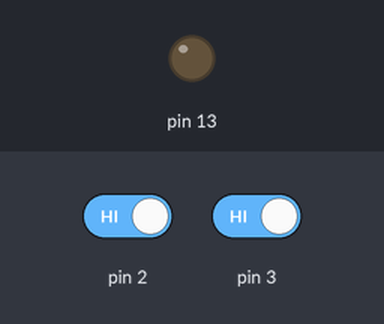
A sketch run on a simulated Arduino Uno, built with avr-gcc and run on an emulated ATmega328P. Parts: output pins drawn as LEDs (lit = HIGH). The test bench sets the inputs (shaded band); at power-on: pin 2 HIGH, pin 3 HIGH.

Above: at 1.2 s.
1.3 s: pin 2 driven LOW and pin 3 driven LOW
At 2.3 s:
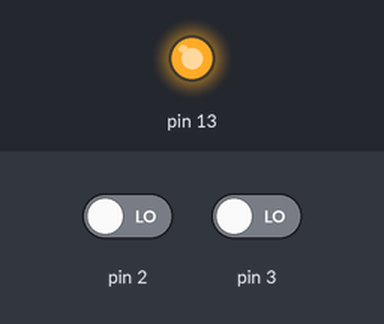
2.8 s: pin 2 driven HIGH
At 3.5 s:
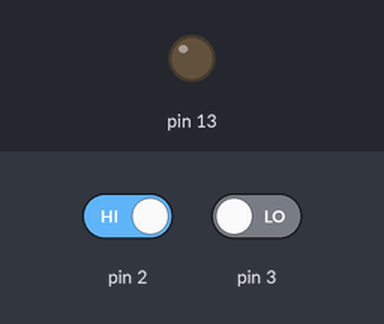
4.3 s: pin 2 driven LOW
At 4.6 s:
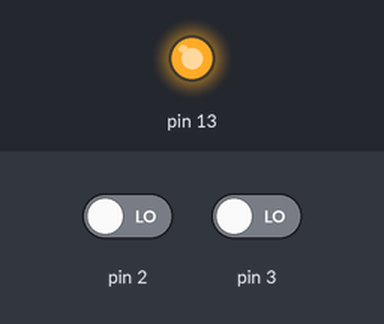
Timing chart, 0 to 7.3 s (numbered marks = the images above; inputs shaded):
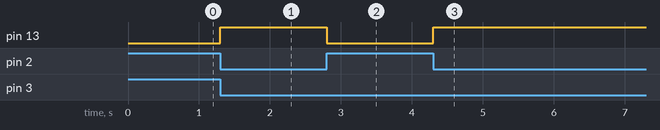

Measured:
- after the input at 1.3 s, pin 13: LOW → HIGH at once
- after the input at 2.8 s, pin 13: HIGH → LOW at once
- after the input at 4.3 s, pin 13: LOW → HIGH at once

The sketch:

08-AND.ino
```cpp
/**
  Funções lógicas - AND
  Simulador de uma prensa bi-manual
  @author Anderson Wilmer
  Data: 15 de setembro de 2025
*/

void setup() {
  pinMode(13, OUTPUT);
  pinMode(2, INPUT_PULLUP);
  pinMode(3, INPUT_PULLUP);

}

void loop() {
  int botao1 = digitalRead(2);
  int botao2 = digitalRead(3);
  //Função AND
  //Se o botao1 "E" o botao2 forem pressionados
  if (botao1 == 0 && botao2 == 0) {
    digitalWrite(13, HIGH);
  } else {
    digitalWrite(13, LOW);
  }

}
```
